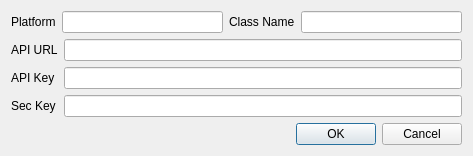
<?xml version="1.0" encoding="UTF-8"?>
<ui version="4.0">
 <class>CAddPlatformDialog</class>
 <widget class="QDialog" name="CAddPlatformDialog">
  <property name="geometry">
   <rect>
    <x>0</x>
    <y>0</y>
    <width>473</width>
    <height>149</height>
   </rect>
  </property>
  <property name="windowTitle">
   <string>Dialog</string>
  </property>
  <layout class="QGridLayout" name="gridLayout_2">
   <item row="0" column="0">
    <layout class="QGridLayout" name="gridLayout">
     <item row="1" column="1">
      <widget class="QLineEdit" name="m_ptxtAPIURL"/>
     </item>
     <item row="1" column="0">
      <widget class="QLabel" name="label_3">
       <property name="text">
        <string>API URL</string>
       </property>
      </widget>
     </item>
     <item row="3" column="1">
      <widget class="QLineEdit" name="m_ptxtSecKey"/>
     </item>
     <item row="3" column="0">
      <widget class="QLabel" name="label_2">
       <property name="text">
        <string>Sec Key</string>
       </property>
      </widget>
     </item>
     <item row="2" column="0">
      <widget class="QLabel" name="label">
       <property name="text">
        <string>API Key</string>
       </property>
      </widget>
     </item>
     <item row="2" column="1">
      <widget class="QLineEdit" name="m_ptxtAPIKey"/>
     </item>
     <item row="4" column="0" colspan="2">
      <layout class="QHBoxLayout" name="horizontalLayout">
       <item>
        <spacer name="horizontalSpacer">
         <property name="orientation">
          <enum>Qt::Horizontal</enum>
         </property>
         <property name="sizeHint" stdset="0">
          <size>
           <width>40</width>
           <height>20</height>
          </size>
         </property>
        </spacer>
       </item>
       <item>
        <widget class="QPushButton" name="m_pbtnOK">
         <property name="text">
          <string>OK</string>
         </property>
        </widget>
       </item>
       <item>
        <widget class="QPushButton" name="m_pbtnCancel">
         <property name="text">
          <string>Cancel</string>
         </property>
        </widget>
       </item>
      </layout>
     </item>
     <item row="0" column="0" colspan="2">
      <layout class="QHBoxLayout" name="horizontalLayout_2">
       <item>
        <widget class="QLabel" name="label_4">
         <property name="text">
          <string>Platform</string>
         </property>
        </widget>
       </item>
       <item>
        <widget class="QLineEdit" name="m_ptxtPlatformName"/>
       </item>
       <item>
        <widget class="QLabel" name="label_5">
         <property name="text">
          <string>Class Name</string>
         </property>
        </widget>
       </item>
       <item>
        <widget class="QLineEdit" name="m_ptxtClassName"/>
       </item>
      </layout>
     </item>
    </layout>
   </item>
  </layout>
 </widget>
 <tabstops>
  <tabstop>m_ptxtPlatformName</tabstop>
  <tabstop>m_ptxtClassName</tabstop>
  <tabstop>m_ptxtAPIURL</tabstop>
  <tabstop>m_ptxtAPIKey</tabstop>
  <tabstop>m_ptxtSecKey</tabstop>
  <tabstop>m_pbtnOK</tabstop>
  <tabstop>m_pbtnCancel</tabstop>
 </tabstops>
 <resources/>
 <connections/>
</ui>
